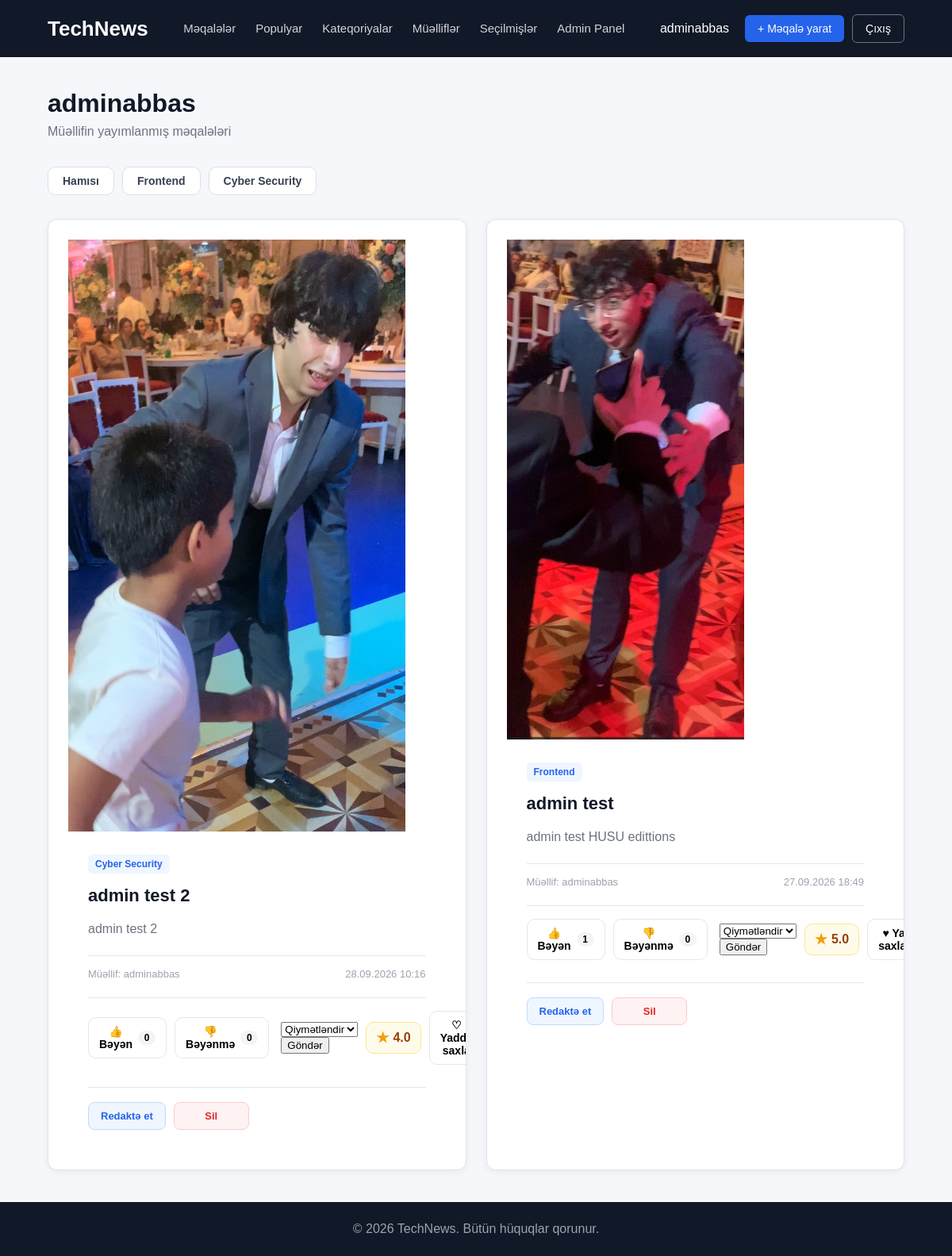
The app's page /authors/6/ (signed in) with its own data.
### articles/models.py (models this page shows, shortened)
class Category(models.Model):
    name = models.CharField(max_length=100, unique=True)

class Article(models.Model):
    STATUS_CHOICES = [
        ('pending', 'Gözləyir'),
        ('published', 'Yayımlandı'),
        ('rejected', 'Rədd edildi'),
    ]
    title = models.CharField(max_length=255)
    image = models.ImageField(
    upload_to='articles/',
    blank=True,
    null=True
)
    content = models.TextField()
    category = models.ForeignKey(
        Category,
        on_delete=models.CASCADE,
        related_name='articles'
    )
    author = models.ForeignKey(
        User,
        on_delete=models.CASCADE,
        related_name='articles'
    )
    created_at = models.DateTimeField(
        auto_now_add=True
    )
    status = models.CharField(
        max_length=20,
        choices=STATUS_CHOICES,
        default='pending'
    )

### articles/views.py (the view)
# urls.py: path('authors/<int:author_id>/', views.author_articles, name='author_articles'),
@login_required
def author_articles(request, author_id):
    author = get_object_or_404(
        User,
        id=author_id,
        is_superuser=False
    )
    articles = Article.objects.filter(
        author=author,
        status='published'
    ).select_related(
        'category',
        'author'
    ).annotate(
        like_count=Count(
            'reactions',
            filter=Q(reactions__reaction='like'),
            distinct=True
        ),
        dislike_count=Count(
            'reactions',
            filter=Q(reactions__reaction='dislike'),
            distinct=True
        ),
        average_rating=Avg(
            'ratings__value'
        )
    ).order_by('-created_at')
    categories = Category.objects.filter(
        articles__author=author,
        articles__status='published'
    ).distinct()
    category_id = request.GET.get('category')
    if category_id:
        articles = articles.filter(
            category_id=category_id
        )
    favorite_article_ids = []
    if request.user.is_authenticated:
        favorite_article_ids = list(
            Favorite.objects.filter(
                user=request.user
            ).values_list(
                'article_id',
                flat=True
            )
        )
    return render(
        request,
        'articles/author_articles.html',
        {
            'author': author,
            'articles': articles,
            'categories': categories,
            'selected_category': category_id,
            'favorite_article_ids': favorite_article_ids,
        }
    )

### templates/articles/author_articles.html (shortened to what this page needs)
{% extends 'base.html' %}
{% block content %}
<div class="page-header">
    <h1>{{ author.username }}</h1>
    <p>
        Müəllifin yayımlanmış məqalələri
    </p>
</div>
<div class="category-filter">
    <a
        href="{% url 'author_articles' author.id %}"
        class="category-filter-link"
    >
        Hamısı
    </a>
    {% for category in categories %}
        <a
            href="{% url 'author_articles' author.id %}?category={{ category.id }}"
            class="category-filter-link"
        >
            {{ category.name }}
        </a>
    {% endfor %}
</div>
<div class="articles-grid">
    {% for article in articles %}
        <article class="article-card">
            {% if article.image %}
                <div class="article-image">
                    <img
                        src="{{ article.image.url }}"
                        alt="{{ article.title }}"
                    >
                </div>
            {% endif %}
            <div class="article-card-content">
                <span class="article-category">
                    {{ article.category.name }}
                </span>
                <h2>
                    {{ article.title }}
                </h2>
                <p>
                    {{ article.content|truncatewords:30 }}
                </p>
                <div class="article-info">
                    <span>
                        Müəllif: {{ article.author.username }}
                    </span>
                    <span>
                        {{ article.created_at|date:"d.m.Y H:i" }}
                    </span>
                </div>
                <div class="article-actions">
                    <div class="reaction-group">
                        <form
                            method="post"
                            action="{% url 'article_like' article.id %}"
                        >
                            <button
                                type="submit"
                                class="reaction-btn like-btn"
                            >
                                👍 Bəyən
                                <span class="reaction-count">
                                    {{ article.like_count }}
                                </span>
                            </button>
                        </form>
                        <form
                            method="post"
                            action="{% url 'article_dislike' article.id %}"
                        >
                            <button
                                type="submit"
                                class="reaction-btn dislike-btn"
                            >
                                👎 Bəyənmə
                                <span class="reaction-count">
                                    {{ article.dislike_count }}
                                </span>
                            </button>
                        </form>
                    </div>
                    <div class="article-extra">
                        <form
                            method="post"
                            action="{% url 'article_rating' article.id %}"
                        >
                            <select
                                name="rating"
                                class="rating-select"
                            >
                                <option value="">
                                    Qiymətləndir
                                </option>
                            </select>
                            <button
                                type="submit"
                                class="rating-button"
                            >
                                Göndər
                            </button>
                        </form>
                        <div class="rating-box">
                            <span class="rating-star">
                                ★
                            </span>
                            <span class="rating-value">
                                {% if article.average_rating %}
                                    {{ article.average_rating|floatformat:1 }}
                                {% else %}
                                    0.0
                                {% endif %}
                            </span>
                        </div>
                        <form
                            method="post"
                            action="{% url 'article_favorite' article.id %}"
                        >
                            {% if article.id in favorite_article_ids %}
                                <button
                                    type="submit"
                                    class="favorite-btn favorite-active"
                                >
                                    ♥ Yadda saxlanılıb
                                </button>
                            {% else %}
                                <button
                                    type="submit"
                                    class="favorite-btn"
                                >
                                    ♡ Yadda saxla
                                </button>
                            {% endif %}
                        </form>
                    </div>
                </div>
                {% if user.is_authenticated %}
                    {% if user.is_superuser or user.profile.role == 'admin' %}
                        <div class="article-admin-actions">
                            <a
                                href="{% url 'article_edit' article.id %}"
                                class="admin-edit-button"
                            >
                                Redaktə et
                            </a>
                            <a
                                href="{% url 'article_delete' article.id %}"
                                class="admin-delete-button"
                            >
                                Sil
                            </a>
                        </div>
                    {% endif %}
                {% endif %}
            </div>
        </article>
    {% endfor %}
</div>
{% endblock %}

### templates/base.html (shortened to what this page needs)
{% load static %}
<!DOCTYPE html>
<html lang="az">
<head>
    <link rel="stylesheet" href="{% static 'css/style.css' %}">
</head>
<body>
    <nav class="navbar">
        <div class="container navbar-container">
            <a href="/" class="logo">
                TechNews
            </a>
            <ul class="nav-menu">
                <li>
                    <a href="{% url 'article_list' %}">
                        Məqalələr
                    </a>
                </li>
                <li>
                    <a href="{% url 'popular' %}">
                        Populyar
                    </a>
                </li>
                <li>
                    <a href="{% url 'categories' %}">
                        Kateqoriyalar
                    </a>
                </li>
                <li>
                    <a href="{% url 'authors' %}">
                        Müəlliflər
                    </a>
                </li>
                {% if user.is_authenticated %}
                    <li>
                        <a href="{% url 'favorites' %}">
                            Seçilmişlər
                        </a>
                    </li>
                {% endif %}
                {% if user.is_authenticated and user.profile.role == 'admin' %}
                    <li>
                        <a href="{% url 'admin_dashboard' %}">
                            Admin Panel
                        </a>
                    </li>
                {% endif %}
            </ul>
            <div class="user-menu">
                {% if user.is_authenticated %}
                    <span class="username">
                        {{ user.username }}
                    </span>
                    <a href="{% url 'article_create' %}"
                       class="btn btn-primary">
                        + Məqalə yarat
                    </a>
                    <a href="{% url 'logout' %}"
                       class="btn btn-outline">
                        Çıxış
                    </a>
                {% endif %}
            </div>
        </div>
    </nav>
    <main class="main-content">
        <div class="container">
            {% block content %}
            {% endblock %}
        </div>
    </main>
    <footer class="footer">
        <div class="container">
            <p>
                © 2026 TechNews. Bütün hüquqlar qorunur.
            </p>
        </div>
    </footer>
</body>
</html>

### records on screen
Category: name "Frontend"
Category: name "Cyber Security"
Article: image (picture), category.name "Cyber Security", title "admin test 2", content "admin test 2", author.username "adminabbas", created_at "28.09.2026 10:16", like_count "0", dislike_count "0", average_rating "4.0"
Article: image (picture), category.name "Frontend", title "admin test", content "admin test HUSU edittions", author.username "adminabbas", created_at "27.09.2026 18:49", like_count "1", dislike_count "0", average_rating "5.0"

### other values on screen
{{ user.username }} "adminabbas"
{{ author.username }} "adminabbas"
